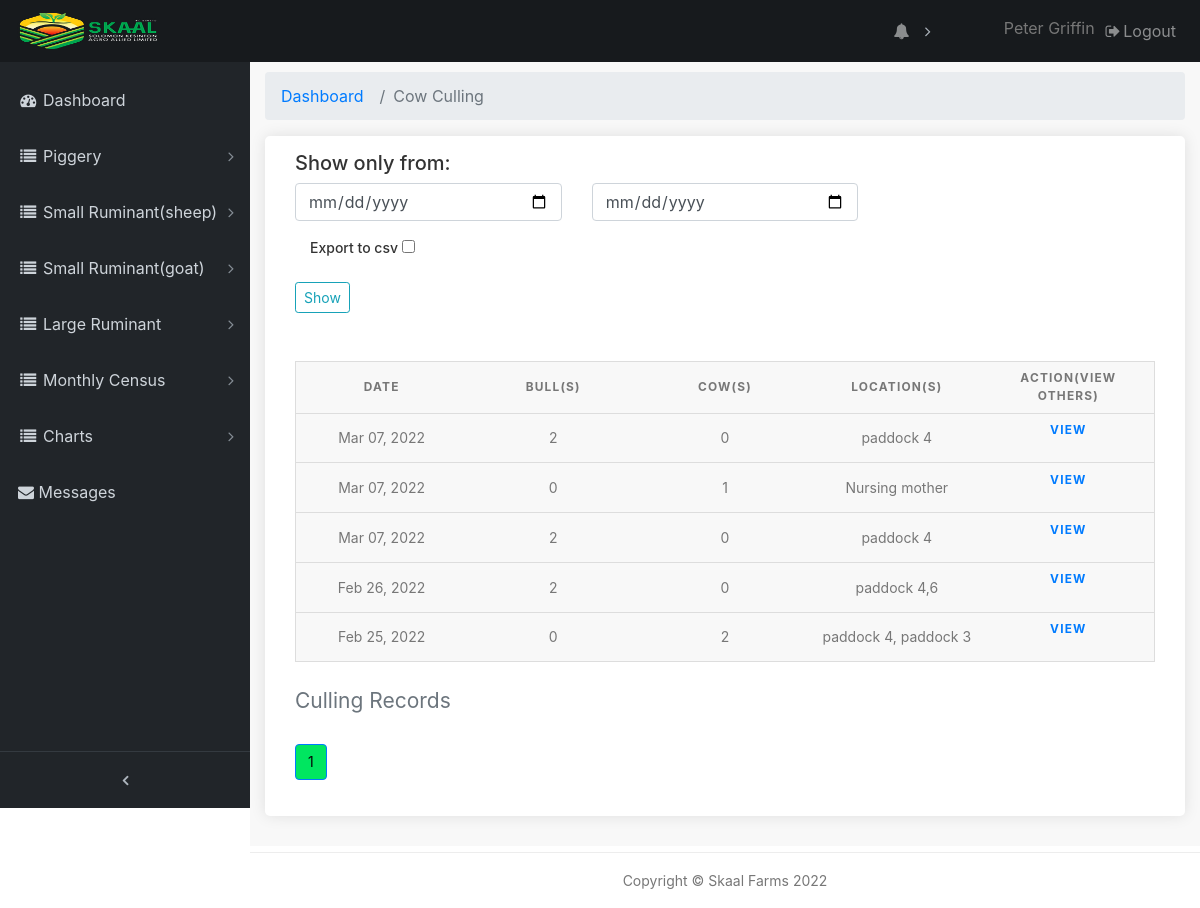
Page /pages/cow-cull-records (signed in) on the committed database.
### farmrecord/models.py (models this page shows, shortened)
class CowCulling(models.Model):
    date = models.DateTimeField(default=timezone.now)
    cow_num = models.IntegerField(verbose_name='Cow(s)', default=0)
    bull_num = models.IntegerField(verbose_name='Bull(s)', default=0)
    section = models.ForeignKey(Section, verbose_name='Section', related_name='category6', null=True, on_delete=models.CASCADE)
    location = models.CharField(max_length=500, verbose_name='Location(s)')
    reason = models.TextField(max_length=500, verbose_name='Reason', blank=True)
    export_to_CSV = models.BooleanField(default=False)
    slug = models.SlugField(max_length=150, unique=True)

### farmrecord/views.py (the view)
# urls.py: path('cow-cull-records', views.cow_cullrec, name='cow_cullrec'),
@login_required(login_url='/admin-page/login')
def cow_cullrec(request):
    cow_crec = CowCulling.objects.order_by('-date')
    query_form = CowcullFilter()
    paginated_filtercc = Paginator(cow_crec, 10)
    page_number = request.GET.get('page')
    cc_page_obj = paginated_filtercc.get_page(page_number)
    context = {
        'cc_page_obj': cow_crec,
        'q'    : query_form
    }
    context['cc_page_obj'] = cc_page_obj
    return render(request, 'cowcullrec.html',context)

### farmrecord/forms.py
class CowcullFilter(forms.ModelForm):
    date = forms.DateField(widget=forms.HiddenInput(), required=False)
    start_date = forms.DateField(
        widget=forms.TextInput(attrs={'class': 'form-control', 'type' : 'date', 'placeholder': 'From'}))
    end_date = forms.DateField(
        widget=forms.TextInput(attrs={'class': 'form-control', 'type' : 'date', 'placeholder': 'To'}))
    export_to_CSV = forms.BooleanField(required=False, label="Export to CSV")
    class Meta:
        model = CowCulling
        fields =('date','export_to_CSV')

### templates/cowcullrec.html (shortened to what this page needs)
{% extends 'base.html' %}
{% load static %}
{% block content %}
  <div class="content-wrapper">
    <div class="container-fluid">
      <ol class="breadcrumb">
        <li class="breadcrumb-item">
          <a href="#">Dashboard</a>
        </li>
        <li class="breadcrumb-item active">Cow Culling</li>
      </ol>
		<div class="box_general padding_bottom">
      <h5>Show only from:</h5>
      <form class="mb-5" action="{% url 'farmrecord:cowcull_filter' %}">
        <div class="row">
          <div class="col-lg-4 col-md-12 form-group">
            {{ q.start_date }}
          </div>
          <div class="col-lg-4 col-md-12 form-group">
            {{ q.end_date }}
          </div>
        </div>
        <div class="col-lg-12 col-md-12 form-group">
          <label for="">Export to csv</label>
          {{ q.export_to_CSV }}
        </div>
        <input type="submit" class="btn btn-outline-info btn-sm" value="Show">
      </form>
			<table>
        <caption>Culling Records</caption>
        <thead>
          <tr>
            <th scope="col">Date</th>
            <th scope="col">Bull(s)</th>
            <th scope="col">Cow(s)</th>
            <th scope="col">Location(s)</th>
            <th scope="col">ACTION(View others)</th>
          </tr>
        </thead>
        <tbody>
          {% if cc_page_obj %}
          {% for a in cc_page_obj %}
          <tr>
            <td data-label="Date">{{ a.date|date:"M d, Y" }}</td>
            <td data-label="Bull(s)">{{ a.bull_num }}</td>
            <td data-label="Cow(s)">{{ a.cow_num }}</td>
            <td data-label="Location(s)">{{ a.location }}</td>
            <th data-label="Action" class="table"><a href="{% url 'farmrecord:cow_cullrec_view' a.id %}" >View</a></th>
          {% endfor %}
          {% endif %}
          </tr>
        </tbody>
    </table>
    <nav aria-label="Page navigation example">
      <ul class="pagination">
        {% for i in cc_page_obj.paginator.page_range %}
        {% if cc_page_obj.number == i %}
          <li class="page-item active" aria-current="page">
            <span class="page-link">
              {{ i }}
            </span>
          </li>
          {% elif i > cc_page_obj.number|add:'-5' and i < cc_page_obj.number|add:'5' %}
          <li class="page-item"><a class="page-link" href="?page={{ i }}">{{ i }}</a></li>
        {% endif %}
      {% endfor %}
      </ul>
    </nav>
		</div>
	  </div>
   	</div>
{% endblock %}

### templates/sidebar.html (shortened to what this page needs)
{% load static %}
{% load tz %}
<nav class="navbar navbar-expand-lg navbar-dark bg-default fixed-top" id="mainNav">
    <a class="navbar-brand" href="{% url 'farmrecord:index' %}"><img src="{% static 'img/image-trans-removebg3.png' %}" data-retina="true" alt="logo" width="150" height="36"></a>
    <div class="collapse navbar-collapse" id="navbarResponsive">
      <ul class="navbar-nav navbar-sidenav" id="exampleAccordion">
        <li class="nav-item" data-toggle="tooltip" data-placement="right" title="Dashboard">
          <a class="nav-link" href="{% url 'farmrecord:index' %}">
            <i class="fa fa-fw fa-dashboard"></i>
            <span class="nav-link-text">Dashboard</span>
          </a>
        </li>
		<li class="nav-item" data-toggle="tooltip" data-placement="right" title="My listings">
          <a class="nav-link nav-link-collapse collapsed" data-toggle="collapse" href="#mortality" data-parent="#mylistings">
            <i class="fa fa-fw fa-list"></i>
            <span class="nav-link-text">Piggery</span>
          </a>
    </li>
    <li class="nav-item" data-toggle="tooltip" data-placement="right" title="My listings">
          <a class="nav-link nav-link-collapse collapsed" data-toggle="collapse" href="#sheep" data-parent="#mylistings">
            <i class="fa fa-fw fa-list"></i>
            <span class="nav-link-text">Small Ruminant(sheep)</span>
          </a>
    </li>
<li class="nav-item" data-toggle="tooltip" data-placement="right" title="My listings">
  <a class="nav-link nav-link-collapse collapsed" data-toggle="collapse" href="#goat" data-parent="#mylistings">
    <i class="fa fa-fw fa-list"></i>
    <span class="nav-link-text">Small Ruminant(goat)</span>
  </a>
</li>
<li class="nav-item" data-toggle="tooltip" data-placement="right" title="My listings">
  <a class="nav-link nav-link-collapse collapsed" data-toggle="collapse" href="#cow" data-parent="#mylistings">
    <i class="fa fa-fw fa-list"></i>
    <span class="nav-link-text">Large Ruminant</span>
  </a>
</li>
<li class="nav-item" data-toggle="tooltip" data-placement="right" title="My listings">
  <a class="nav-link nav-link-collapse collapsed" data-toggle="collapse" href="#Procurement" data-parent="#mylistings">
    <i class="fa fa-fw fa-list"></i>
    <span class="nav-link-text">Monthly Census</span>
  </a>
</li>
        <li class="nav-item" data-toggle="tooltip" data-placement="right" title="My listingsc">
          <a class="nav-link nav-link-collapse collapsed" data-toggle="collapse" href="#chart" data-parent="#mylistingsc">
            <i class="fa fa-fw fa-list"></i>
            <span class="nav-link-text">Charts</span>
          </a>
        </li>
        <li class="nav-item" data-toggle="tooltip" data-placement="right" title="Dashboard">
          <a class="nav-link" href="{% url 'farmrecord:review_com' %}">
            <i class="fa fa-envelope" aria-hidden="true"></i>
            <span class="nav-link-text">Messages
          </span>
          </a>
        </li>
      </ul>
      <ul class="navbar-nav sidenav-toggler">
        <li class="nav-item">
          <a class="nav-link text-center" id="sidenavToggler">
            <i class="fa fa-fw fa-angle-left"></i>
          </a>
        </li>
      </ul>
      <ul class="navbar-nav ml-auto">
        <li class="nav-item dropdown mr-5">
          <a class="nav-link dropdown-toggle mr-lg-2" id="alertsDropdown" href="#" data-toggle="dropdown" aria-haspopup="true" aria-expanded="false">
            <i class="fa fa-fw fa-bell"></i>
          </a>
        </li>
        <li class="nav-item">
          <span style="line-height: 35px;">{{ request.user.get_full_name }}</span>
        </li>
        <li class="nav-item">
          <a class="nav-link" data-toggle="modal" data-target="#exampleModal">
            <i class="fa fa-fw fa-sign-out"></i>Logout</a>
        </li>
      </ul>
    </div>
  </nav>

### static/css/custom.css (style rules this page uses)
.item, img { height: 100 !important; width: 100 !important; border: 1px solid red; }
.page-item.active .page-link { color: rgb(5, 5, 5) !important; background: #00e660 !important; }
.page-item .page-link { color: rgb(0, 0, 0) !important; }

### static/css/table.css (style rules this page uses)
table { border: 1px solid #ccc; border-collapse: collapse; margin: 0; padding: 0; width: 100%; table-layout: fixed; }
table caption { font-size: 1.5em; margin: .5em 0 .75em; }
table tr { background-color: #f8f8f8; border: 1px solid #ddd; padding: .35em; }
table th, table td { padding: .625em; text-align: center; }
table th { font-size: .85em; letter-spacing: .1em; text-transform: uppercase; }
body { font-family: "Open Sans", sans-serif; line-height: 1.25; }
.table { display:block; text-decoration:none; }

### rows in the picture
CowCulling: date "Mar 07, 2022", bull_num "2", cow_num "0", location "paddock 4"
CowCulling: date "Mar 07, 2022", bull_num "0", cow_num "1", location "Nursing mother"
CowCulling: date "Mar 07, 2022", bull_num "2", cow_num "0", location "paddock 4"
CowCulling: date "Feb 26, 2022", bull_num "2", cow_num "0", location "paddock 4,6"
CowCulling: date "Feb 25, 2022", bull_num "0", cow_num "2", location "paddock 4, paddock 3"

### other values in the picture
{{ request.user.get_full_name }} "Peter Griffin"
{{ i }} "1"
